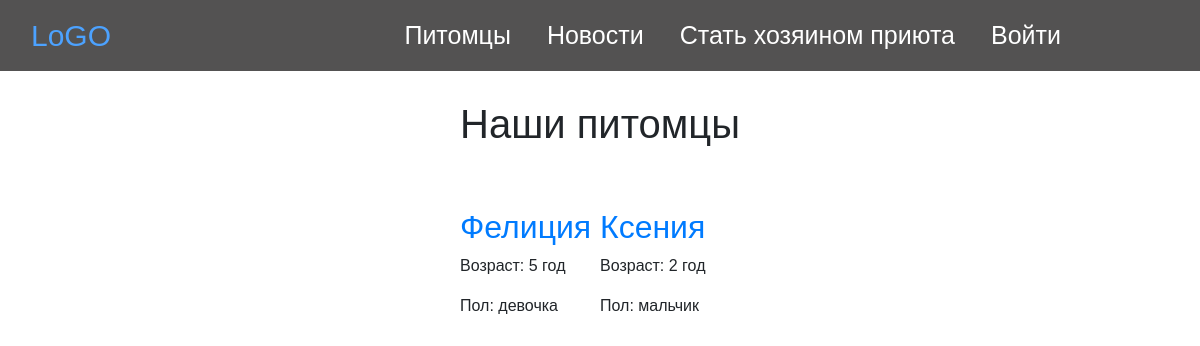
The app's page /pets, older data.
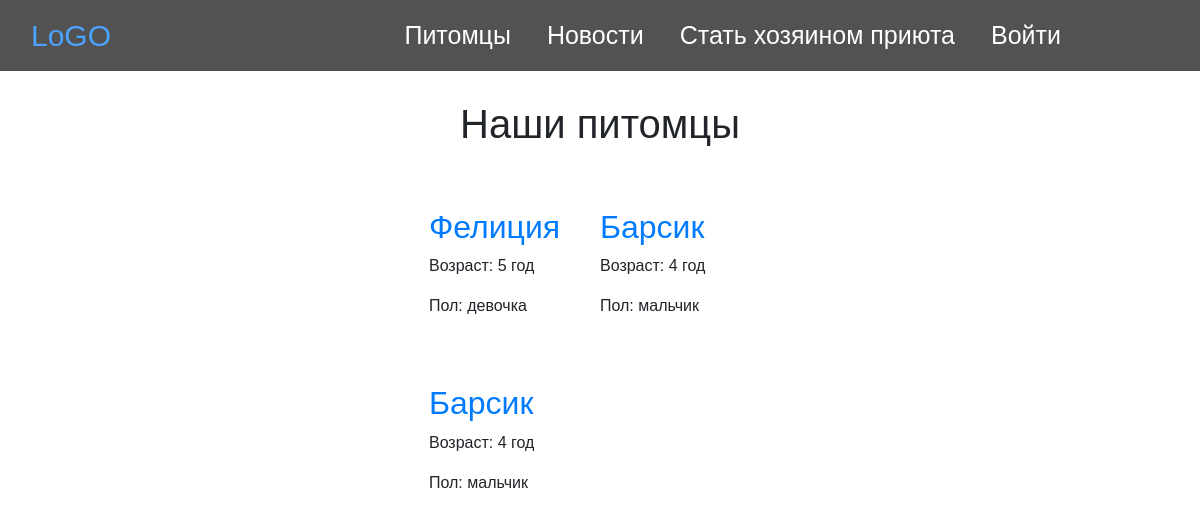
The same page, newer data.
### Shelter/models.py (models this page shows, shortened)
class Pet(models.Model):
    name = models.CharField(verbose_name="Имя", max_length=200)
    age = models.IntegerField(verbose_name="Возраст")
    SEX_CHOICES = (
        ('male', "мальчик"),
        ('female', "девочка"),
    )
    sex = models.CharField(max_length=10, verbose_name="Пол", choices=SEX_CHOICES)
    TYPE_CHOICES = (
        ('cat', "кошка"),
        ('dog', "собака"),
    )
    type = models.CharField(max_length=10, verbose_name="Тип", choices=TYPE_CHOICES)
    COLOR_CHOICES = (
        ('black', "черный"),
        ('red', "рыжий"),
        ('white', "белый"),
        ('grey', "серый"),
        ('brown', "коричневый"),
        ('striped', "полосатый"),
        ('turtle', "черепаший"),
    )
    color = models.CharField(max_length=11, verbose_name="Цвет", choices=COLOR_CHOICES)
    WOOL_CHOICES = (
        ('bald', "лысый"),
        ('longhaired', "длинношерстный"),
        ('shorthaired', "короткошерстный"),
    )
    wool = models.CharField(max_length=15, verbose_name="Шерсть", choices=WOOL_CHOICES)
    CHARACTER_CHOICES = (
        ('Sanguine', "Сангвиник"),
        ('Melancholic', "Меланхолик"),
        ('Choleric', "Холерик"),
        ('Phlegmatic', "Флегматик"),
    )
    character = models.CharField(max_length=11, verbose_name="Характер", choices=CHARACTER_CHOICES)
    objects = models.Manager()
    description = models.TextField(default='', verbose_name="Описание", blank=True)
    shelter = models.ForeignKey(Shelter, verbose_name="Приют", on_delete=models.CASCADE)
    owner = models.ForeignKey(Profile, on_delete=models.CASCADE, verbose_name="Владелец", blank=True, null=True)
    def get_url(self):
        return reverse('post_detail',
                       args=[self.id])

### Shelter/pet_view.py (the view)
# urls.py: path('pets', pet_view.petapp, name='petapp'),
def petapp(request):
    user = request.user
    if user.is_authenticated and user.profile.type == 'Owner':
        shelter = Shelter.objects.get(user=user.profile)
        apps = Pet.objects.filter(shelter=shelter)
    else:
        apps = Pet.objects.all()
    return render(request, 'pets.html', {'apps': apps})

### templates/pets.html (shortened to what this page needs)
{% extends 'base.html' %}
{% load crispy_forms_filters %}
{% block content %}
    {% include "includes/navbar.html" %}
    <div class="pow">
        <h1 class="title">Наши питомцы</h1>
        {% for el in apps %}
            <div class="column">
                <div class="style">
                    <h2>
                        <a href="{{ el.get_url }}">
                            {{ el.name }}
                        </a>
                    </h2>
                    <p class="date">
                        Возраст: {{ el.age }} год
                    </p>
                    <p class="date">
                        Пол: {{ el.get_sex_display }}
                    </p>
                </div>
            </div>
        {% endfor %}
    </div>
{% endblock %}

### templates/base.html (shortened to what this page needs)
{% load static %}
<!DOCTYPE html>
<html lang="en">
<head>
  <link rel="stylesheet" href="https://maxcdn.bootstrapcdn.com/bootstrap/4.1.0/css/bootstrap.min.css">
  <link rel="stylesheet" href={% static 'css/style.css' %}>
</head>
<body>
{% block content %}
{% endblock %}
</body>
</html>

### templates/includes/navbar.html (shortened to what this page needs)
{% block content %}
    <nav class="navbar navbar-expand-md ">
        <div class="container-fluid">
            <a href="/" class="navbar-brand">LoGO </a>
            <div class="collapse navbar-collapse" id="navbarResponsive">
                <ul class="navbar-nav ml-auto">
                    <li class="nav-item active">
                        <a href="#" class="nav-link"></a>
                    </li>
                    <li class="nav-item active">
                        <a href="/pets" class="nav-link">Питомцы</a>
                    </li>
                    <li class="nav-item">
                        <a href="/" class="nav-link">Новости </a>
                    </li>
                    {% if not user.is_authenticated %}
                        <li class="nav-item">
                            <a href="/owner/application" class="nav-link">Стать хозяином приюта</a>
                        </li>
                    {% endif %}
                    {% if not user.is_authenticated %}
                        <li class="nav-item">
                            <a href="/login" class="nav-link">Войти</a>
                        </li>
                    {% endif %}
                </ul>
            </div>
        </div>
    </nav>
{% endblock %}

### static/css/style.css (style rules this page uses)
body { height: 130vh; margin: auto; width: 100%; overflow-x: hidden; font-family:'Laptev_Brush', sans-serif; background: #ffffff; display: flex; flex-direction: column; align-items: center; position: relative; }
.nav-link { color: #ffffff; }
.navbar { position: fixed; top: 0; left: 0; transition: all .3s ease; width: 100%; background: #0a0909; font-size: 25px; opacity: 0.7; }
.navbar-brand { font-size: 30px; }
.column { padding-top: 50px; float: left; width: 50%; }
.navbar-nav { margin-right: 100px; }
.nav-item { margin-left: 20px; }
.pow { margin-top: 100px; }
.title { display: flex; align-items: center; justify-content: center; margin-bottom: 10px; }
.style { background-color: #ffffff; }
.navbar-nav > li { display: inline-block; position: relative; }

Row changes from the older to the newer data that the page shows:
removed Pet: name "Ксения", age "2", sex "мальчик"
added Pet: name "Барсик", age "4", sex "мальчик"
added Pet: name "Барсик", age "4", sex "мальчик"
